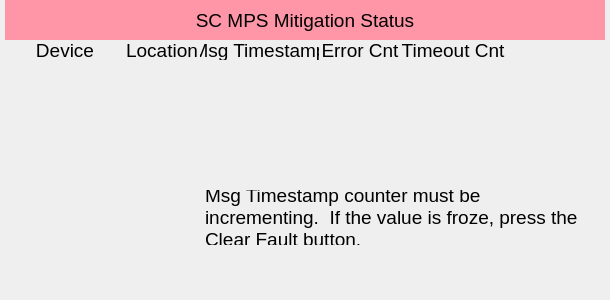
<?xml version="1.0" encoding="UTF-8"?>
<ui version="4.0">
 <class>Form</class>
 <widget class="QWidget" name="Form">
  <property name="geometry">
   <rect>
    <x>0</x>
    <y>0</y>
    <width>610</width>
    <height>300</height>
   </rect>
  </property>
  <property name="minimumSize">
   <size>
    <width>610</width>
    <height>300</height>
   </size>
  </property>
  <property name="maximumSize">
   <size>
    <width>610</width>
    <height>300</height>
   </size>
  </property>
  <property name="font">
   <font>
    <pointsize>14</pointsize>
   </font>
  </property>
  <property name="windowTitle">
   <string>SC MPS Mitigation Status</string>
  </property>
  <layout class="QGridLayout" name="gridLayout">
   <property name="leftMargin">
    <number>5</number>
   </property>
   <property name="topMargin">
    <number>0</number>
   </property>
   <property name="rightMargin">
    <number>5</number>
   </property>
   <property name="bottomMargin">
    <number>0</number>
   </property>
   <property name="spacing">
    <number>0</number>
   </property>
   <item row="3" column="0">
    <widget class="PyDMEmbeddedDisplay" name="PyDMEmbeddedDisplay_3">
     <property name="minimumSize">
      <size>
       <width>600</width>
       <height>25</height>
      </size>
     </property>
     <property name="maximumSize">
      <size>
       <width>16777215</width>
       <height>25</height>
      </size>
     </property>
     <property name="toolTip">
      <string/>
     </property>
     <property name="frameShape">
      <enum>QFrame::NoFrame</enum>
     </property>
     <property name="macros" stdset="0">
      <string>{&quot;DEVICE&quot;:&quot;Mechanical Shutter&quot;,&quot;P&quot;:&quot;MPLN:GUNB:MP01:1&quot;}</string>
     </property>
     <property name="filename" stdset="0">
      <string>$PYDM/mps/mps_global_mitigation_embed.ui</string>
     </property>
    </widget>
   </item>
   <item row="0" column="0">
    <widget class="QLabel" name="label">
     <property name="minimumSize">
      <size>
       <width>0</width>
       <height>40</height>
      </size>
     </property>
     <property name="maximumSize">
      <size>
       <width>16777215</width>
       <height>40</height>
      </size>
     </property>
     <property name="font">
      <font>
       <pointsize>14</pointsize>
      </font>
     </property>
     <property name="styleSheet">
      <string notr="true">background-color: rgb(255, 150, 168);</string>
     </property>
     <property name="text">
      <string>SC MPS Mitigation Status</string>
     </property>
     <property name="alignment">
      <set>Qt::AlignCenter</set>
     </property>
    </widget>
   </item>
   <item row="1" column="0">
    <widget class="QFrame" name="frame">
     <property name="minimumSize">
      <size>
       <width>0</width>
       <height>20</height>
      </size>
     </property>
     <property name="maximumSize">
      <size>
       <width>16777215</width>
       <height>20</height>
      </size>
     </property>
     <property name="frameShape">
      <enum>QFrame::NoFrame</enum>
     </property>
     <property name="frameShadow">
      <enum>QFrame::Plain</enum>
     </property>
     <layout class="QHBoxLayout" name="horizontalLayout">
      <property name="spacing">
       <number>2</number>
      </property>
      <property name="leftMargin">
       <number>0</number>
      </property>
      <property name="topMargin">
       <number>0</number>
      </property>
      <property name="rightMargin">
       <number>0</number>
      </property>
      <property name="bottomMargin">
       <number>0</number>
      </property>
      <item>
       <widget class="QLabel" name="label_3">
        <property name="minimumSize">
         <size>
          <width>120</width>
          <height>0</height>
         </size>
        </property>
        <property name="text">
         <string>Device</string>
        </property>
        <property name="alignment">
         <set>Qt::AlignCenter</set>
        </property>
       </widget>
      </item>
      <item>
       <widget class="QLabel" name="label_2">
        <property name="text">
         <string>Location</string>
        </property>
        <property name="alignment">
         <set>Qt::AlignCenter</set>
        </property>
       </widget>
      </item>
      <item>
       <widget class="QLabel" name="label_4">
        <property name="text">
         <string>Msg Timestamp</string>
        </property>
        <property name="alignment">
         <set>Qt::AlignCenter</set>
        </property>
       </widget>
      </item>
      <item>
       <widget class="QLabel" name="label_5">
        <property name="text">
         <string>Error Cnt</string>
        </property>
        <property name="alignment">
         <set>Qt::AlignCenter</set>
        </property>
       </widget>
      </item>
      <item>
       <widget class="QLabel" name="label_6">
        <property name="text">
         <string>Timeout Cnt</string>
        </property>
        <property name="alignment">
         <set>Qt::AlignCenter</set>
        </property>
       </widget>
      </item>
      <item>
       <spacer name="horizontalSpacer">
        <property name="orientation">
         <enum>Qt::Horizontal</enum>
        </property>
        <property name="sizeType">
         <enum>QSizePolicy::Fixed</enum>
        </property>
        <property name="sizeHint" stdset="0">
         <size>
          <width>100</width>
          <height>20</height>
         </size>
        </property>
       </spacer>
      </item>
     </layout>
    </widget>
   </item>
   <item row="5" column="0">
    <widget class="PyDMEmbeddedDisplay" name="PyDMEmbeddedDisplay_5">
     <property name="minimumSize">
      <size>
       <width>600</width>
       <height>25</height>
      </size>
     </property>
     <property name="maximumSize">
      <size>
       <width>16777215</width>
       <height>25</height>
      </size>
     </property>
     <property name="toolTip">
      <string/>
     </property>
     <property name="frameShape">
      <enum>QFrame::NoFrame</enum>
     </property>
     <property name="macros" stdset="0">
      <string>{&quot;DEVICE&quot;:&quot;BKYSPH&quot;,&quot;P&quot;:&quot;MPLN:SPH:MP01:1&quot;}</string>
     </property>
     <property name="filename" stdset="0">
      <string>$PYDM/mps/mps_global_mitigation_embed.ui</string>
     </property>
    </widget>
   </item>
   <item row="7" column="0">
    <widget class="QFrame" name="frame_2">
     <property name="minimumSize">
      <size>
       <width>0</width>
       <height>60</height>
      </size>
     </property>
     <property name="maximumSize">
      <size>
       <width>16777215</width>
       <height>60</height>
      </size>
     </property>
     <property name="frameShape">
      <enum>QFrame::NoFrame</enum>
     </property>
     <property name="frameShadow">
      <enum>QFrame::Raised</enum>
     </property>
     <layout class="QHBoxLayout" name="horizontalLayout_2">
      <property name="spacing">
       <number>0</number>
      </property>
      <property name="leftMargin">
       <number>0</number>
      </property>
      <property name="topMargin">
       <number>5</number>
      </property>
      <property name="rightMargin">
       <number>0</number>
      </property>
      <property name="bottomMargin">
       <number>0</number>
      </property>
      <item>
       <spacer name="horizontalSpacer_2">
        <property name="orientation">
         <enum>Qt::Horizontal</enum>
        </property>
        <property name="sizeType">
         <enum>QSizePolicy::Fixed</enum>
        </property>
        <property name="sizeHint" stdset="0">
         <size>
          <width>200</width>
          <height>20</height>
         </size>
        </property>
       </spacer>
      </item>
      <item>
       <widget class="QLabel" name="label_7">
        <property name="text">
         <string>Msg Timestamp counter must be incrementing.  If the value is froze, press the Clear Fault button.</string>
        </property>
        <property name="wordWrap">
         <bool>true</bool>
        </property>
       </widget>
      </item>
      <item>
       <spacer name="horizontalSpacer_3">
        <property name="orientation">
         <enum>Qt::Horizontal</enum>
        </property>
        <property name="sizeHint" stdset="0">
         <size>
          <width>40</width>
          <height>20</height>
         </size>
        </property>
       </spacer>
      </item>
     </layout>
    </widget>
   </item>
   <item row="2" column="0">
    <widget class="PyDMEmbeddedDisplay" name="PyDMEmbeddedDisplay_2">
     <property name="minimumSize">
      <size>
       <width>600</width>
       <height>25</height>
      </size>
     </property>
     <property name="maximumSize">
      <size>
       <width>16777215</width>
       <height>25</height>
      </size>
     </property>
     <property name="toolTip">
      <string/>
     </property>
     <property name="frameShape">
      <enum>QFrame::NoFrame</enum>
     </property>
     <property name="macros" stdset="0">
      <string>{&quot;DEVICE&quot;:&quot;AOM&quot;,&quot;P&quot;:&quot;MPLN:GUNB:MP02:1&quot;}</string>
     </property>
     <property name="filename" stdset="0">
      <string>$PYDM/mps/mps_global_mitigation_embed.ui</string>
     </property>
    </widget>
   </item>
   <item row="6" column="0">
    <widget class="PyDMEmbeddedDisplay" name="PyDMEmbeddedDisplay_6">
     <property name="minimumSize">
      <size>
       <width>600</width>
       <height>25</height>
      </size>
     </property>
     <property name="maximumSize">
      <size>
       <width>16777215</width>
       <height>25</height>
      </size>
     </property>
     <property name="toolTip">
      <string/>
     </property>
     <property name="frameShape">
      <enum>QFrame::NoFrame</enum>
     </property>
     <property name="macros" stdset="0">
      <string>{&quot;DEVICE&quot;:&quot;BKYSPS&quot;,&quot;P&quot;:&quot;MPLN:SPS:MP02:1&quot;}</string>
     </property>
     <property name="filename" stdset="0">
      <string>$PYDM/mps/mps_global_mitigation_embed.ui</string>
     </property>
    </widget>
   </item>
   <item row="4" column="0">
    <widget class="PyDMEmbeddedDisplay" name="PyDMEmbeddedDisplay_4">
     <property name="minimumSize">
      <size>
       <width>600</width>
       <height>25</height>
      </size>
     </property>
     <property name="maximumSize">
      <size>
       <width>16777215</width>
       <height>25</height>
      </size>
     </property>
     <property name="toolTip">
      <string/>
     </property>
     <property name="frameShape">
      <enum>QFrame::NoFrame</enum>
     </property>
     <property name="macros" stdset="0">
      <string>{&quot;DEVICE&quot;:&quot;BKRDG0&quot;,&quot;P&quot;:&quot;MPLN:L0B:MP04:1&quot;}</string>
     </property>
     <property name="filename" stdset="0">
      <string>$PYDM/mps/mps_global_mitigation_embed.ui</string>
     </property>
    </widget>
   </item>
   <item row="8" column="0">
    <widget class="QFrame" name="frame_3">
     <property name="minimumSize">
      <size>
       <width>0</width>
       <height>50</height>
      </size>
     </property>
     <property name="maximumSize">
      <size>
       <width>16777215</width>
       <height>50</height>
      </size>
     </property>
     <property name="frameShape">
      <enum>QFrame::NoFrame</enum>
     </property>
     <property name="frameShadow">
      <enum>QFrame::Raised</enum>
     </property>
     <widget class="PyDMDrawingImage" name="PyDMDrawingImage_2">
      <property name="geometry">
       <rect>
        <x>0</x>
        <y>0</y>
        <width>250</width>
        <height>50</height>
       </rect>
      </property>
      <property name="toolTip">
       <string/>
      </property>
      <property name="styleSheet">
       <string notr="true"/>
      </property>
      <property name="filename" stdset="0">
       <string>lcls_mps_lockup_sidebyside_digital.png</string>
      </property>
     </widget>
    </widget>
   </item>
  </layout>
 </widget>
 <customwidgets>
  <customwidget>
   <class>PyDMEmbeddedDisplay</class>
   <extends>QFrame</extends>
   <header>pydm.widgets.embedded_display</header>
  </customwidget>
  <customwidget>
   <class>PyDMDrawingImage</class>
   <extends>QWidget</extends>
   <header>pydm.widgets.drawing</header>
  </customwidget>
 </customwidgets>
 <resources/>
 <connections/>
</ui>
